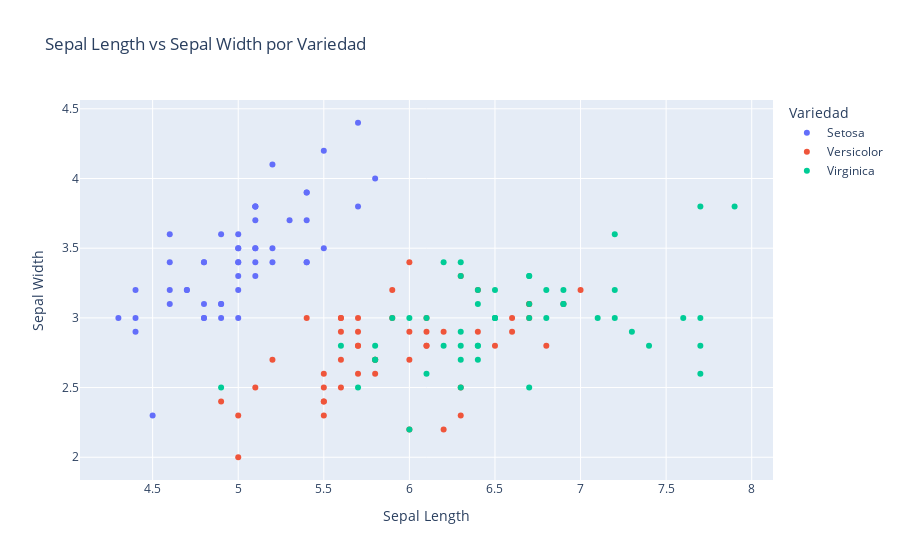

Here is the notebook cell this chart was saved with:
### Markdown cell above
3.2) Colorea los puntos por especie

### Code cell
# Tu código aquí


fig = px.scatter(
    iris,
    x="sepal.length",
    y="sepal.width",
    color="variety",
    title="Sepal Length vs Sepal Width por Variedad",
    labels={"sepal.length": "Sepal Length", "sepal.width": "Sepal Width", "variety": "Variedad"}
)

fig.show()

### Figure 1 — Plotly figure (JSON) as saved in the notebook; plotly's stock layout.template omitted (floating-point values rounded to 4 significant figures)
{"data": [{"hovertemplate": "Variedad=Setosa<br>Sepal Length=%{x}<br>Sepal Width=%{y}<extra></extra>", "legendgroup": "Setosa", "marker": {"color": "#636efa", "symbol": "circle"}, "mode": "markers", "name": "Setosa", "orientation": "v", "showlegend": true, "type": "scatter", "x": [5.1, 4.9, 4.7, 4.6, 5.0, 5.4, 4.6, 5.0, 4.4, 4.9, 5.4, 4.8, 4.8, 4.3, 5.8, 5.7, 5.4, 5.1, 5.7, 5.1, 5.4, 5.1, 4.6, 5.1, 4.8, 5.0, 5.0, 5.2, 5.2, 4.7, 4.8, 5.4, 5.2, 5.5, 4.9, 5.0, 5.5, 4.9, 4.4, 5.1, 5.0, 4.5, 4.4, 5.0, 5.1, 4.8, 5.1, 4.6, 5.3, 5.0], "xaxis": "x", "y": [3.5, 3.0, 3.2, 3.1, 3.6, 3.9, 3.4, 3.4, 2.9, 3.1, 3.7, 3.4, 3.0, 3.0, 4.0, 4.4, 3.9, 3.5, 3.8, 3.8, 3.4, 3.7, 3.6, 3.3, 3.4, 3.0, 3.4, 3.5, 3.4, 3.2, 3.1, 3.4, 4.1, 4.2, 3.1, 3.2, 3.5, 3.6, 3.0, 3.4, 3.5, 2.3, 3.2, 3.5, 3.8, 3.0, 3.8, 3.2, 3.7, 3.3], "yaxis": "y"}, {"hovertemplate": "Variedad=Versicolor<br>Sepal Length=%{x}<br>Sepal Width=%{y}<extra></extra>", "legendgroup": "Versicolor", "marker": {"color": "#EF553B", "symbol": "circle"}, "mode": "markers", "name": "Versicolor", "orientation": "v", "showlegend": true, "type": "scatter", "x": [7.0, 6.4, 6.9, 5.5, 6.5, 5.7, 6.3, 4.9, 6.6, 5.2, 5.0, 5.9, 6.0, 6.1, 5.6, 6.7, 5.6, 5.8, 6.2, 5.6, 5.9, 6.1, 6.3, 6.1, 6.4, 6.6, 6.8, 6.7, 6.0, 5.7, 5.5, 5.5, 5.8, 6.0, 5.4, 6.0, 6.7, 6.3, 5.6, 5.5, 5.5, 6.1, 5.8, 5.0, 5.6, 5.7, 5.7, 6.2, 5.1, 5.7], "xaxis": "x", "y": [3.2, 3.2, 3.1, 2.3, 2.8, 2.8, 3.3, 2.4, 2.9, 2.7, 2.0, 3.0, 2.2, 2.9, 2.9, 3.1, 3.0, 2.7, 2.2, 2.5, 3.2, 2.8, 2.5, 2.8, 2.9, 3.0, 2.8, 3.0, 2.9, 2.6, 2.4, 2.4, 2.7, 2.7, 3.0, 3.4, 3.1, 2.3, 3.0, 2.5, 2.6, 3.0, 2.6, 2.3, 2.7, 3.0, 2.9, 2.9, 2.5, 2.8], "yaxis": "y"}, {"hovertemplate": "Variedad=Virginica<br>Sepal Length=%{x}<br>Sepal Width=%{y}<extra></extra>", "legendgroup": "Virginica", "marker": {"color": "#00cc96", "symbol": "circle"}, "mode": "markers", "name": "Virginica", "orientation": "v", "showlegend": true, "type": "scatter", "x": [6.3, 5.8, 7.1, 6.3, 6.5, 7.6, 4.9, 7.3, 6.7, 7.2, 6.5, 6.4, 6.8, 5.7, 5.8, 6.4, 6.5, 7.7, 7.7, 6.0, 6.9, 5.6, 7.7, 6.3, 6.7, 7.2, 6.2, 6.1, 6.4, 7.2, 7.4, 7.9, 6.4, 6.3, 6.1, 7.7, 6.3, 6.4, 6.0, 6.9, 6.7, 6.9, 5.8, 6.8, 6.7, 6.7, 6.3, 6.5, 6.2, 5.9], "xaxis": "x", "y": [3.3, 2.7, 3.0, 2.9, 3.0, 3.0, 2.5, 2.9, 2.5, 3.6, 3.2, 2.7, 3.0, 2.5, 2.8, 3.2, 3.0, 3.8, 2.6, 2.2, 3.2, 2.8, 2.8, 2.7, 3.3, 3.2, 2.8, 3.0, 2.8, 3.0, 2.8, 3.8, 2.8, 2.8, 2.6, 3.0, 3.4, 3.1, 3.0, 3.1, 3.1, 3.1, 2.7, 3.2, 3.3, 3.0, 2.5, 3.0, 3.4, 3.0], "yaxis": "y"}], "layout": {"legend": {"title": {"text": "Variedad"}, "tracegroupgap": 0}, "title": {"text": "Sepal Length vs Sepal Width por Variedad"}, "xaxis": {"anchor": "y", "domain": [0, 1], "title": {"text": "Sepal Length"}}, "yaxis": {"anchor": "x", "domain": [0, 1], "title": {"text": "Sepal Width"}}}}
